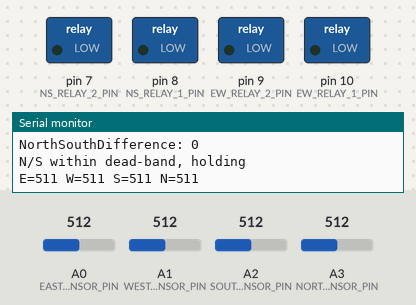
The sketch below on a simulated Arduino Uno, built with avr-gcc and run on an emulated ATmega328P. Shown: switched loads named in the sketch (green lamp = pin HIGH), the last lines printed to the serial monitor. The test bench sets the inputs (shaded band); at power-on: A0 (EAST_SENSOR_PIN) = 512, A1 (WEST_SENSOR_PIN) = 512, A2 (SOUTH_SENSOR_PIN) = 512, A3 (NORTH_SENSOR_PIN) = 512.

Above: at 6.1 s.
6.2 s: A0 (EAST_SENSOR_PIN) set to 535
At 16.8 s:
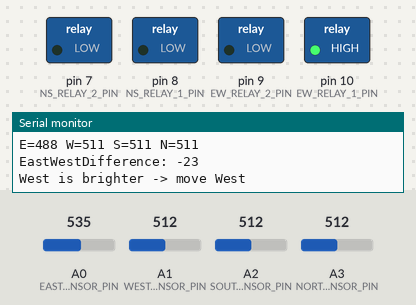
17.2 s: A1 (WEST_SENSOR_PIN) set to 716
At 28.1 s:
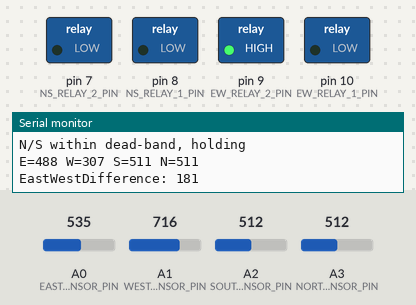
28.2 s: A2 (SOUTH_SENSOR_PIN) set to 551
At 35.4 s:
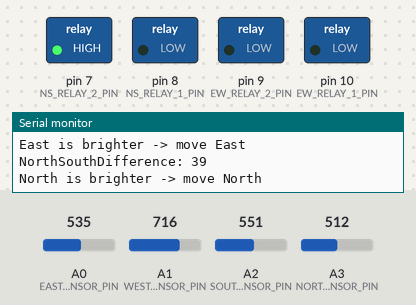
37.0 s: A3 (NORTH_SENSOR_PIN) set to 716
48.0 s: A3 (NORTH_SENSOR_PIN) set to 306
54.2 s: A3 (NORTH_SENSOR_PIN) set to 992
At 61.8 s:
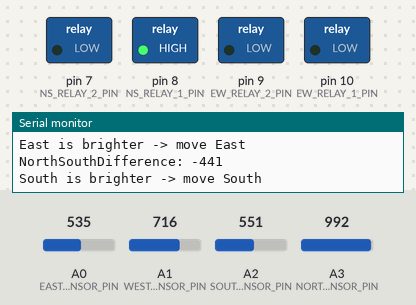
Timing chart, 0 to 63.5 s (numbered marks = the images above; inputs shaded):
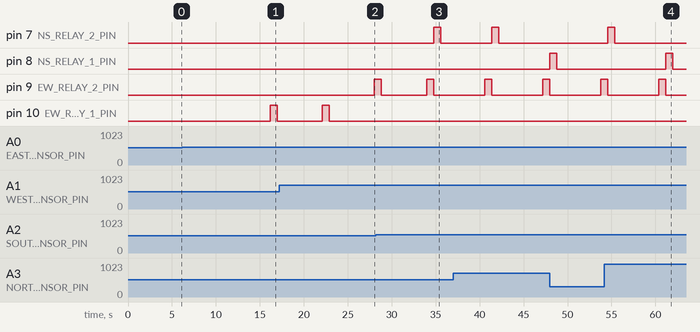

The sketch:

sun_tracker.ino
```cpp
/*
 * Dual-axis solar tracker : main firmware
 * -------------------------------------------------------------------------
 * Target board : Arduino Uno
 * Sensors      : 4x light sensors (East / West / South / North) on A0..A3
 *                wired as voltage dividers; a brighter cell pulls the
 *                analog reading DOWN, so the code uses (1023 - analogRead).
 * Drivers      : 2x 12 V linear actuators via a 4-channel relay board
 *                  - East / West  axis : relays on D10, D9
 *                  - North / South axis: relays on D8,  D7
 *                Each axis uses two relays for polarity reversal (H-bridge
 *                style). Both relays LOW = actuator stopped.
 * Behaviour    : compare opposing sensor pairs; if the difference exceeds a
 *                dead-band, nudge the matching actuator toward the brighter
 *                side. When all four sensors read below NIGHT_LEVEL the E/W
 *                actuator is run to its east end stop for ~160 s straight,
 *                so the actuators MUST have built-in limit switches. The
 *                loop then waits for morning.
 *
 * Cleaned up for readability; the pin map, thresholds and control logic are
 * unchanged from the prototype that ran in Sana'a, 2018.
 * See ../../docs/ for wiring and the tracking algorithm.
 */

// ---- Pin map -------------------------------------------------------------
const int EAST_SENSOR_PIN  = A0;
const int WEST_SENSOR_PIN   = A1;
const int SOUTH_SENSOR_PIN  = A2;
const int NORTH_SENSOR_PIN  = A3;

const int EW_RELAY_1_PIN = 10;   // East / West actuator, direction A
const int EW_RELAY_2_PIN = 9;    // East / West actuator, direction B
const int NS_RELAY_1_PIN = 8;    // North / South actuator, direction A
const int NS_RELAY_2_PIN = 7;    // North / South actuator, direction B

// ---- Tuning -------------------------------------------------------------
const int EW_DEADBAND   = 10;   // ignore E/W differences smaller than this
const int NS_DEADBAND   = 20;   // ignore N/S differences smaller than this
const int NIGHT_LEVEL   = 30;   // all sensors below this  => night / park
const int STEP_MS       = 800;  // relay-on time for a one-"step" nudge (ms)
const int READ_PERIOD_MS = 5000;

// ---- Actuator identifiers --------------------------------------------------
enum Axis      { AXIS_EW = 1, AXIS_NS = 2 };
enum Direction { DIR_A  = 1, DIR_B  = 2 };

int eastReading  = 0;
int westReading  = 0;
int southReading = 0;
int northReading = 0;

void moveActuator(Axis axis, Direction dir, int steps);
void stopAllActuators();
void readSensors();

void setup() {
  Serial.begin(1200);
  pinMode(EW_RELAY_1_PIN, OUTPUT);
  pinMode(EW_RELAY_2_PIN, OUTPUT);
  pinMode(NS_RELAY_1_PIN, OUTPUT);
  pinMode(NS_RELAY_2_PIN, OUTPUT);
  stopAllActuators();
  Serial.println("Running...");
}

void loop() {
  readSensors();

  // --- East / West axis (azimuth) ---
  int ewDiff = eastReading - westReading;
  Serial.print("EastWestDifference: ");
  Serial.println(ewDiff);

  if (abs(ewDiff) <= EW_DEADBAND) {
    Serial.println("E/W within dead-band, holding");
  } else if (ewDiff < 0) {
    Serial.println("West is brighter -> move West");
    moveActuator(AXIS_EW, DIR_A, 1);
  } else {
    Serial.println("East is brighter -> move East");
    moveActuator(AXIS_EW, DIR_B, 1);
  }

  // --- North / South axis (elevation) ---
  int nsDiff = northReading - southReading;
  Serial.print("NorthSouthDifference: ");
  Serial.println(nsDiff);

  if (abs(nsDiff) <= NS_DEADBAND) {
    Serial.println("N/S within dead-band, holding");
  } else if (nsDiff < 0) {
    Serial.println("South is brighter -> move South");
    moveActuator(AXIS_NS, DIR_A, 1);
  } else {
    Serial.println("North is brighter -> move North");
    moveActuator(AXIS_NS, DIR_B, 1);
  }

  // --- Night: park the panel and wait for daylight ---
  if (eastReading  < NIGHT_LEVEL && westReading  < NIGHT_LEVEL &&
      northReading < NIGHT_LEVEL && southReading < NIGHT_LEVEL) {
    Serial.println("Night time -> parking panel");
    moveActuator(AXIS_EW, DIR_B, 200);   // return toward the East / home stop

    while (eastReading  < NIGHT_LEVEL && westReading  < NIGHT_LEVEL &&
           northReading < NIGHT_LEVEL && southReading < NIGHT_LEVEL) {
      Serial.println("Waiting for the sun...");
      delay(60000);
      readSensors();
    }
  }
}

// -------------------------------------------------------------------------
void readSensors() {
  eastReading  = 1023 - analogRead(EAST_SENSOR_PIN);
  westReading  = 1023 - analogRead(WEST_SENSOR_PIN);
  southReading = 1023 - analogRead(SOUTH_SENSOR_PIN);
  northReading = 1023 - analogRead(NORTH_SENSOR_PIN);

  Serial.print("E="); Serial.print(eastReading);
  Serial.print(" W="); Serial.print(westReading);
  Serial.print(" S="); Serial.print(southReading);
  Serial.print(" N="); Serial.println(northReading);
  delay(READ_PERIOD_MS);
}

void moveActuator(Axis axis, Direction dir, int steps) {
  int r1 = (axis == AXIS_EW) ? EW_RELAY_1_PIN : NS_RELAY_1_PIN;
  int r2 = (axis == AXIS_EW) ? EW_RELAY_2_PIN : NS_RELAY_2_PIN;

  if (dir == DIR_A) {
    digitalWrite(r1, HIGH);
    digitalWrite(r2, LOW);
  } else {
    digitalWrite(r1, LOW);
    digitalWrite(r2, HIGH);
  }

  delay((long)steps * STEP_MS);
  stopAllActuators();
}

void stopAllActuators() {
  digitalWrite(EW_RELAY_1_PIN, LOW);
  digitalWrite(EW_RELAY_2_PIN, LOW);
  digitalWrite(NS_RELAY_1_PIN, LOW);
  digitalWrite(NS_RELAY_2_PIN, LOW);
}
```

Measured:
- the behaviour switches between 522 and 523 on A0 (EAST_SENSOR_PIN) (found by bisection; images 0 and 1)
- the behaviour switches between 532 and 533 on A2 (SOUTH_SENSOR_PIN) (found by bisection; images 2 and 3)
- after the input at 6.2 s, pin 10 (EW_RELAY_1_PIN): LOW → HIGH after 10.0 s, → LOW 0.80 s later
- after the input at 17.2 s, pin 9 (EW_RELAY_2_PIN): LOW → HIGH after 10.8 s
- after the input at 28.2 s, pin 7 (NS_RELAY_2_PIN): LOW → HIGH after 6.6 s, → LOW 0.80 s later
- after the input at 37.0 s, pin 8 (NS_RELAY_1_PIN): LOW → HIGH after 11.0 s
- after the input at 54.2 s, pin 7 (NS_RELAY_2_PIN): goes on until 55.4 s, then stays LOW; pin 8 (NS_RELAY_1_PIN): LOW → HIGH after 7.0 s, → LOW 0.80 s later
